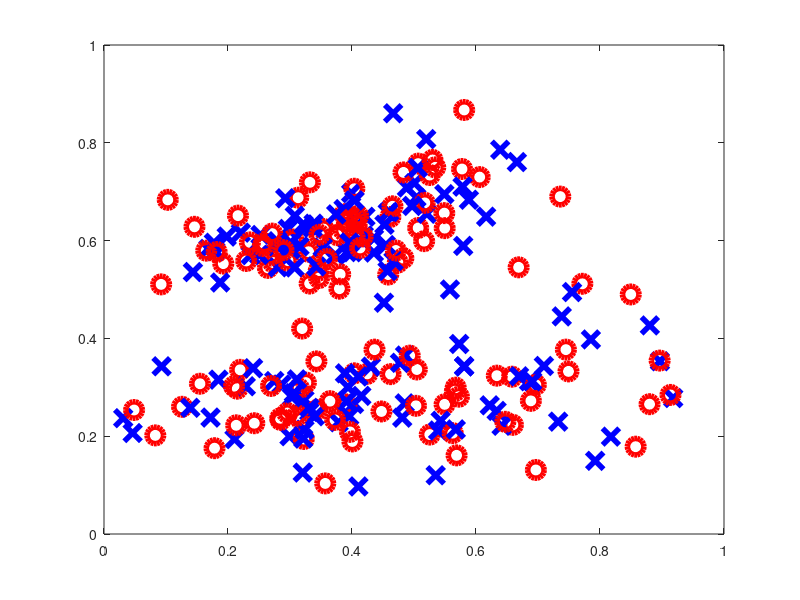

Write MATLAB code to recreate this figure. (Note: this script raises an error after producing the figure.)
function nlsrun
%NLSRUN
%
% Set up data for neural net test
% Call nonlinear least squares optimization code to minimze the error
% Visualize results
%
% C F Higham and D J Higham, August 2017
%
%%%%%%% DATA %%%%%%%%%%%
% coordinates and targets
load  Highamdata  x1 x2 y x1MIN x1MAX x2MIN x2MAX Nweather

figure(1)
clf
a1 = subplot(1,1,1);
for iii = 1:Nweather
    if y(iii)>0
        plot(x1(iii),x2(iii),'ro','MarkerSize',12,'LineWidth',4)
        hold on
    else
        plot(x1(iii),x2(iii),'bx','MarkerSize',12,'LineWidth',4)
    end
end
a1.XTick = [0 1];
a1.YTick = [0 1];
a1.FontWeight = 'Bold';
a1.FontSize = 16;
xlim([0,1])
ylim([0,1])

print -dpng pic_xy.png

%%%%%%%%%%%%%%%%%%%%%%%%%%%%%%%%%%%%%%%%
% Initialize weights/biases and call optimizer
rng(5000);
Pzero = 0.8*randn(23,1);

[finalP,finalerr] = lsqnonlin(@neterr,Pzero);

% Check this function
finalW2 = zeros(2,2);
finalW3 = zeros(3,2);
finalW4 = zeros(2,3);
finalW2(:) = finalP(1:4);
finalW3(:) = finalP(5:10);
finalW4(:) = finalP(11:16);
finalb2 = finalP(17:18);
finalb3 = finalP(19:21);
finalb4 = finalP(22:23);

% grid plot
N = 500;
Dx = 1/N;
Dy = 1/N;
xvals = [0:Dx:1];
yvals = [0:Dy:1];
for k1 = 1:N+1
    xk = xvals(k1);
    for k2 = 1:N+1
        yk = yvals(k2);
        xy = [xk;yk];
        a2 = activate(xy,finalW2,finalb2);
        a3 = activate(a2,finalW3,finalb3);
        a4 = activate(a3,finalW4,finalb4);
        Aval(k2,k1) = a4(1);
        Bval(k2,k1) = a4(2);
    end
end
[X,Y] = meshgrid(xvals,yvals);


figure(2)
clf
a2 = subplot(1,1,1);
Mval = Aval>Bval;
contourf(X,Y,Mval,[0.5 0.5])
hold on
colormap([1 1 1; 0.8 0.8 0.8])
for iii = 1:Nweather
    if y(iii)>0
        plot(x1(iii),x2(iii),'ro','MarkerSize',12,'LineWidth',4)
        hold on
    else
        plot(x1(iii),x2(iii),'bx','MarkerSize',12,'LineWidth',4)
    end
end
a2.XTick = [0 1];
a2.YTick = [0 1];
a2.FontWeight = 'Bold';
a2.FontSize = 16;
xlim([0,1])
ylim([0,1])

print -dpng pic_bdy.png

    function costvec = neterr(Pval)
        % return a vector whose two-norm squared is the cost function
        disp('new call')
        
        W2 = zeros(2,2);
        W3 = zeros(3,2);
        W4 = zeros(2,3);
        W2(:) = Pval(1:4);
        W3(:) = Pval(5:10);
        W4(:) = Pval(11:16);
        b2 = Pval(17:18);
        b3 = Pval(19:21);
        b4 = Pval(22:23);
        
        costvec = zeros(10,1);
        for i = 1:10
            x = [x1(i);x2(i)];
            a2 = activate(x,W2,b2);
            a3 = activate(a2,W3,b3);
            a4 = activate(a3,W4,b4);
            costvec(i) = norm(y(:,i) - a4,2);
        end
    end % of nested function

end

